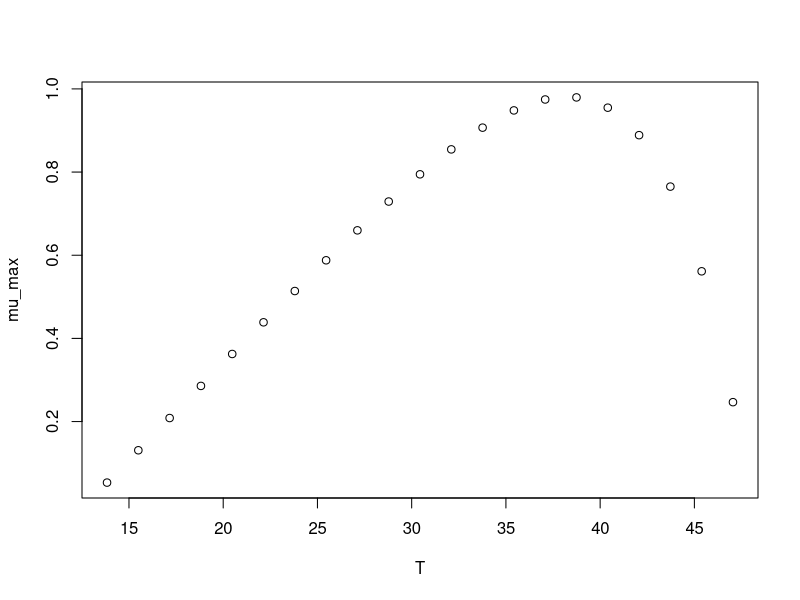

Source code (R):
#############################
# start of Parameter script
#############################
T <- seq(13.8361638361638,47.047,length.out=21)
#############################
# end of Parameter script
#############################
############################# 
# start of Model script Gropin ID 1156 
#############################
 
# constant coefficients for this model
 
variables <- data.frame(T)
argumentsPar <- expand.grid(variables)
 
# heart of the model
response_surface <- function(T) {
   mumax <-0.047*(T-12.7)*(1-exp(0.174*(T-48)))

return(mumax=mumax)
} 

# output parameters
mumax <- cbind(argumentsPar,response_surface(argumentsPar['T']))
colnames(mumax) <- c(colnames(argumentsPar),'mumax')
#############################
# End of Model script
#############################
############################# 
# start of Visualisation script Gropin ID 1156 
#############################
plot(T,mumax$mumax,
                          xlab='T',
                          ylab='mu_max')
#############################
# End of Visualisation script
#############################
